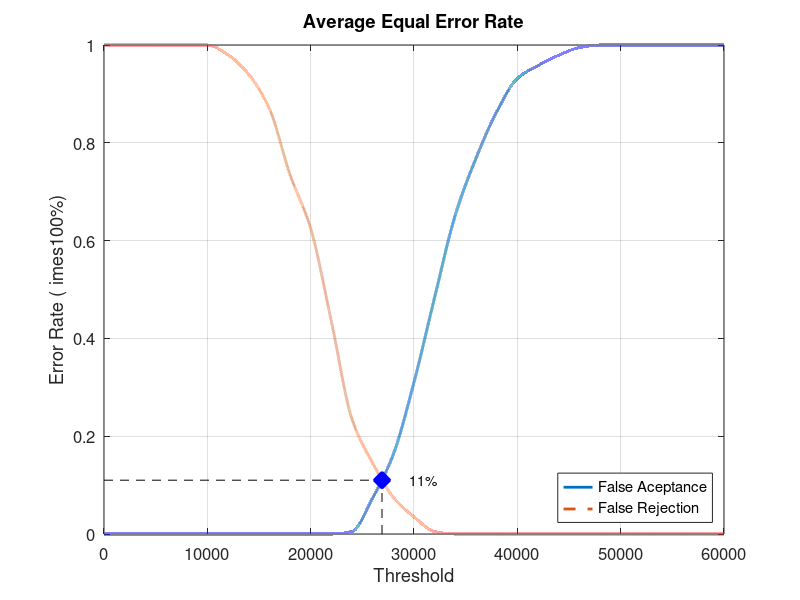
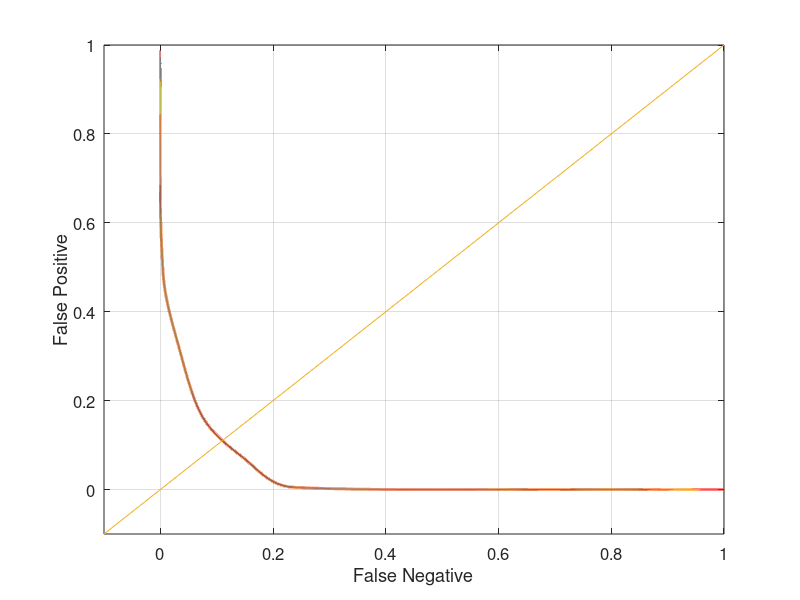

Recreate these plots in MATLAB, in order.
close all;
clear;
clc;
x = 0:2000:60000;
xq = 0:0.5:60000;

y0 = [0 0 0 0 0 0 0 0 0 0 0 0 0.00526316 0.0736842 0.163158 0.310526 0.484211 0.652632 0.768421 0.863158 0.931579 0.957895 0.978947 0.994737 1 1 1 1 1 1 1]
yy0 = interp1(x, y0, xq, 'pchip');
y1 = [1 1 1 1 1 1 0.98 0.94 0.87 0.735 0.625 0.435 0.235 0.145 0.075 0.035 0.005 0 0 0 0 0 0 0 0 0 0 0 0 0 0]
yy1 = interp1(x, y1, xq, 'pchip');

% Calculating EER: 
y2 = abs(y0 - y1);
find(y2 == min(y2))
yy2 = abs(yy0 - yy1);
xEER = find(yy2 == min(yy2));
xEERIndex = xq(xEER) % X-axis EER
yEER = yy0(xEER) % Y-axis EER

main = figure
plot(xq, yy0,'-','LineWidth', 2);	hold on
plot(xq, yy1,'--','LineWidth', 2);	hold on
plot([xEERIndex xEERIndex], [0 yEER], 'k--');	hold on
plot([0 xEERIndex], [yEER yEER], 'k--');	hold on
plot(xEERIndex, yEER, 'bx', 'LineWidth', 10);	hold on
text(xEERIndex + 10 * xEERIndex / 100, yEER, [num2str(round((10000 * yEER)) / 100) '%'])
legend('False Aceptance', 'False Rejection', 'Location', 'SouthEast')
xlabel('Threshold')
ylabel('Error Rate (	imes100%)')
title('Average Equal Error Rate')
set(gca, 'FontSize', 12)
axis([0 60000 0 1])
grid on

print(main, 'Database1_4Main', '-dpng');
FNRxFPR = figure('Color', [1 1 1]);
plot(yy1, yy0, '-', yy1, yy0, 'LineWidth', 2);
hold on
y = -0.1:0.1:1
plot(y, y); 
set(gca, 'FontSize', 12)
xlabel('False Negative')
ylabel('False Positive')
axis([-0.1 1 -0.1 1])
set(gca, 'FontSize', 12)
grid on

print(FNRxFPR, 'Database1_4FNRxFPR','-dpng');
